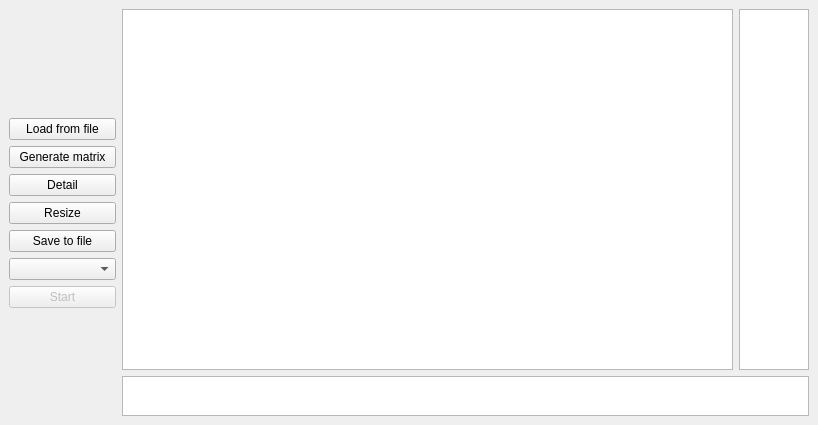
<?xml version="1.0" encoding="UTF-8"?>
<ui version="4.0">
 <class>Slae</class>
 <widget class="QMainWindow" name="Slae">
  <property name="geometry">
   <rect>
    <x>0</x>
    <y>0</y>
    <width>818</width>
    <height>425</height>
   </rect>
  </property>
  <property name="windowTitle">
   <string>Slae</string>
  </property>
  <widget class="QWidget" name="centralwidget">
   <layout class="QGridLayout" name="gridLayout">
    <item row="0" column="0">
     <layout class="QHBoxLayout" name="horizontalLayout_3">
      <item>
       <layout class="QVBoxLayout" name="buttons" stretch="0,0,0,0,0,5,2,0,0">
        <item>
         <spacer name="verticalSpacer_2">
          <property name="orientation">
           <enum>Qt::Vertical</enum>
          </property>
          <property name="sizeHint" stdset="0">
           <size>
            <width>20</width>
            <height>40</height>
           </size>
          </property>
         </spacer>
        </item>
        <item>
         <widget class="QPushButton" name="LoadFromFileButton">
          <property name="toolTip">
           <string>Load extended matrix from file</string>
          </property>
          <property name="text">
           <string>Load from file</string>
          </property>
         </widget>
        </item>
        <item>
         <widget class="QPushButton" name="GenerateButton">
          <property name="toolTip">
           <string>Generate extended matrix</string>
          </property>
          <property name="text">
           <string>Generate matrix</string>
          </property>
         </widget>
        </item>
        <item>
         <widget class="QPushButton" name="matrixInfo">
          <property name="toolTip">
           <string>Get information about coeficient matrix</string>
          </property>
          <property name="text">
           <string>Detail</string>
          </property>
         </widget>
        </item>
        <item>
         <widget class="QPushButton" name="resizeButton">
          <property name="toolTip">
           <string>Change number of System dimensions</string>
          </property>
          <property name="text">
           <string>Resize</string>
          </property>
         </widget>
        </item>
        <item>
         <widget class="QPushButton" name="SaveToFileButton">
          <property name="toolTip">
           <string>Save extended matrix to the file</string>
          </property>
          <property name="text">
           <string>Save to file</string>
          </property>
         </widget>
        </item>
        <item>
         <widget class="QComboBox" name="SelectMethod">
          <property name="toolTip">
           <string>Select method for solving SLAE</string>
          </property>
          <property name="currentText">
           <string/>
          </property>
          <property name="maxVisibleItems">
           <number>13</number>
          </property>
          <property name="placeholderText">
           <string>Select method</string>
          </property>
         </widget>
        </item>
        <item>
         <widget class="QPushButton" name="StartButton">
          <property name="enabled">
           <bool>false</bool>
          </property>
          <property name="toolTip">
           <string>Start solving slae</string>
          </property>
          <property name="text">
           <string>Start</string>
          </property>
         </widget>
        </item>
        <item>
         <spacer name="verticalSpacer">
          <property name="orientation">
           <enum>Qt::Vertical</enum>
          </property>
          <property name="sizeHint" stdset="0">
           <size>
            <width>20</width>
            <height>40</height>
           </size>
          </property>
         </spacer>
        </item>
       </layout>
      </item>
      <item>
       <layout class="QVBoxLayout" name="verticalLayout">
        <item>
         <layout class="QHBoxLayout" name="horizontalLayout_2">
          <item>
           <widget class="QTableWidget" name="matrixTable">
            <property name="sizePolicy">
             <sizepolicy hsizetype="MinimumExpanding" vsizetype="Expanding">
              <horstretch>0</horstretch>
              <verstretch>0</verstretch>
             </sizepolicy>
            </property>
            <property name="cursor" stdset="0">
             <cursorShape>ArrowCursor</cursorShape>
            </property>
            <property name="mouseTracking">
             <bool>true</bool>
            </property>
            <property name="toolTip">
             <string>Coefficient matrix</string>
            </property>
            <property name="statusTip">
             <string/>
            </property>
            <property name="whatsThis">
             <string>&lt;html&gt;&lt;head/&gt;&lt;body&gt;&lt;p&gt;1234&lt;/p&gt;&lt;/body&gt;&lt;/html&gt;</string>
            </property>
            <attribute name="horizontalHeaderVisible">
             <bool>false</bool>
            </attribute>
            <attribute name="horizontalHeaderHighlightSections">
             <bool>false</bool>
            </attribute>
           </widget>
          </item>
          <item>
           <widget class="QTableWidget" name="constantsVector">
            <property name="sizePolicy">
             <sizepolicy hsizetype="Fixed" vsizetype="Expanding">
              <horstretch>0</horstretch>
              <verstretch>0</verstretch>
             </sizepolicy>
            </property>
            <property name="maximumSize">
             <size>
              <width>70</width>
              <height>16777215</height>
             </size>
            </property>
            <property name="toolTip">
             <string notr="true">Vecotr of constants</string>
            </property>
            <property name="columnCount">
             <number>1</number>
            </property>
            <attribute name="horizontalHeaderVisible">
             <bool>false</bool>
            </attribute>
            <attribute name="horizontalHeaderHighlightSections">
             <bool>false</bool>
            </attribute>
            <attribute name="verticalHeaderVisible">
             <bool>false</bool>
            </attribute>
            <attribute name="verticalHeaderHighlightSections">
             <bool>false</bool>
            </attribute>
            <column/>
           </widget>
          </item>
         </layout>
        </item>
        <item>
         <widget class="QTableWidget" name="solutionVector">
          <property name="sizePolicy">
           <sizepolicy hsizetype="Expanding" vsizetype="Fixed">
            <horstretch>0</horstretch>
            <verstretch>0</verstretch>
           </sizepolicy>
          </property>
          <property name="maximumSize">
           <size>
            <width>16777215</width>
            <height>40</height>
           </size>
          </property>
          <property name="baseSize">
           <size>
            <width>0</width>
            <height>0</height>
           </size>
          </property>
          <property name="mouseTracking">
           <bool>true</bool>
          </property>
          <property name="toolTip">
           <string>Solution vector</string>
          </property>
          <property name="toolTipDuration">
           <number>-1</number>
          </property>
          <property name="accessibleName">
           <string/>
          </property>
          <property name="accessibleDescription">
           <string/>
          </property>
          <property name="editTriggers">
           <set>QAbstractItemView::DoubleClicked</set>
          </property>
          <property name="rowCount">
           <number>1</number>
          </property>
          <attribute name="horizontalHeaderVisible">
           <bool>false</bool>
          </attribute>
          <attribute name="horizontalHeaderHighlightSections">
           <bool>false</bool>
          </attribute>
          <attribute name="verticalHeaderVisible">
           <bool>false</bool>
          </attribute>
          <attribute name="verticalHeaderHighlightSections">
           <bool>false</bool>
          </attribute>
          <row/>
         </widget>
        </item>
       </layout>
      </item>
     </layout>
    </item>
   </layout>
  </widget>
  <widget class="QMenuBar" name="menubar">
   <property name="geometry">
    <rect>
     <x>0</x>
     <y>0</y>
     <width>818</width>
     <height>23</height>
    </rect>
   </property>
  </widget>
 </widget>
 <resources/>
 <connections/>
</ui>
